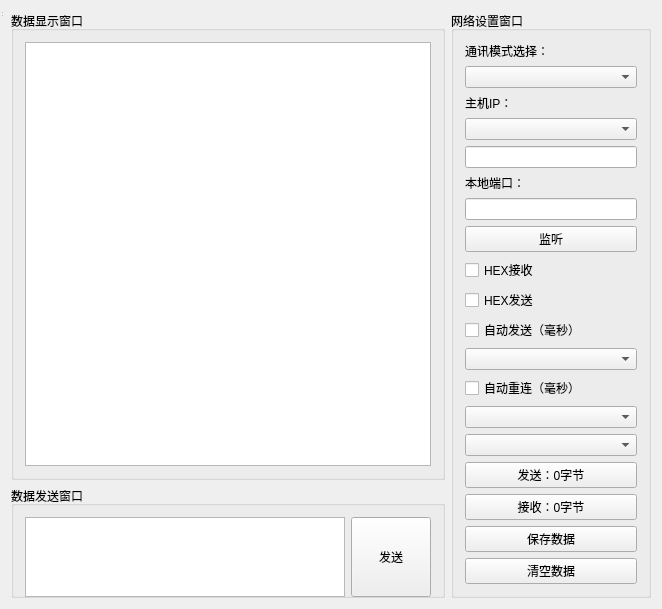
<?xml version="1.0" encoding="UTF-8"?>
<ui version="4.0">
 <class>TcpWidget</class>
 <widget class="QWidget" name="TcpWidget">
  <property name="geometry">
   <rect>
    <x>0</x>
    <y>0</y>
    <width>662</width>
    <height>576</height>
   </rect>
  </property>
  <property name="windowTitle">
   <string>tcp</string>
  </property>
  <property name="styleSheet">
   <string notr="true"/>
  </property>
  <layout class="QGridLayout" name="gridLayout_4">
   <item row="0" column="0">
    <layout class="QGridLayout" name="gridLayout_3">
     <item row="0" column="0">
      <widget class="QGroupBox" name="groupBox">
       <property name="styleSheet">
        <string notr="true"/>
       </property>
       <property name="title">
        <string>数据显示窗口</string>
       </property>
       <layout class="QGridLayout" name="gridLayout">
        <item row="0" column="0">
         <widget class="QTextBrowser" name="display"/>
        </item>
       </layout>
      </widget>
     </item>
     <item row="0" column="1" rowspan="2">
      <widget class="QGroupBox" name="groupBox_3">
       <property name="maximumSize">
        <size>
         <width>200</width>
         <height>16777215</height>
        </size>
       </property>
       <property name="title">
        <string>网络设置窗口</string>
       </property>
       <layout class="QVBoxLayout" name="verticalLayout">
        <item>
         <widget class="QLabel" name="label">
          <property name="text">
           <string>通讯模式选择：</string>
          </property>
         </widget>
        </item>
        <item>
         <widget class="QComboBox" name="model"/>
        </item>
        <item>
         <widget class="QLabel" name="iplabel">
          <property name="text">
           <string>主机IP：</string>
          </property>
         </widget>
        </item>
        <item>
         <widget class="QComboBox" name="iplist"/>
        </item>
        <item>
         <widget class="QLineEdit" name="ip"/>
        </item>
        <item>
         <widget class="QLabel" name="portlabel">
          <property name="text">
           <string>本地端口：</string>
          </property>
         </widget>
        </item>
        <item>
         <widget class="QLineEdit" name="port"/>
        </item>
        <item>
         <widget class="QPushButton" name="listen">
          <property name="text">
           <string>监听</string>
          </property>
         </widget>
        </item>
        <item>
         <widget class="QCheckBox" name="hexrecv">
          <property name="text">
           <string>HEX接收</string>
          </property>
         </widget>
        </item>
        <item>
         <widget class="QCheckBox" name="hexsend">
          <property name="text">
           <string>HEX发送</string>
          </property>
         </widget>
        </item>
        <item>
         <widget class="QCheckBox" name="autosend">
          <property name="text">
           <string>自动发送（毫秒）</string>
          </property>
         </widget>
        </item>
        <item>
         <widget class="QComboBox" name="autosendtime"/>
        </item>
        <item>
         <widget class="QCheckBox" name="autoconnect">
          <property name="text">
           <string>自动重连（毫秒）</string>
          </property>
         </widget>
        </item>
        <item>
         <widget class="QComboBox" name="autoconnecttime"/>
        </item>
        <item>
         <widget class="QComboBox" name="allconnect"/>
        </item>
        <item>
         <spacer name="verticalSpacer">
          <property name="orientation">
           <enum>Qt::Vertical</enum>
          </property>
          <property name="sizeHint" stdset="0">
           <size>
            <width>20</width>
            <height>40</height>
           </size>
          </property>
         </spacer>
        </item>
        <item>
         <widget class="QPushButton" name="sendcount">
          <property name="text">
           <string>发送：0字节</string>
          </property>
         </widget>
        </item>
        <item>
         <widget class="QPushButton" name="recvcount">
          <property name="text">
           <string>接收：0字节</string>
          </property>
         </widget>
        </item>
        <item>
         <widget class="QPushButton" name="savedata">
          <property name="text">
           <string>保存数据</string>
          </property>
         </widget>
        </item>
        <item>
         <widget class="QPushButton" name="cleardata">
          <property name="text">
           <string>清空数据</string>
          </property>
         </widget>
        </item>
       </layout>
      </widget>
     </item>
     <item row="1" column="0">
      <widget class="QGroupBox" name="groupBox_2">
       <property name="maximumSize">
        <size>
         <width>16777215</width>
         <height>112</height>
        </size>
       </property>
       <property name="title">
        <string>数据发送窗口</string>
       </property>
       <layout class="QGridLayout" name="gridLayout_2">
        <item row="0" column="1">
         <widget class="QPushButton" name="sendbtn">
          <property name="minimumSize">
           <size>
            <width>80</width>
            <height>80</height>
           </size>
          </property>
          <property name="maximumSize">
           <size>
            <width>16777215</width>
            <height>80</height>
           </size>
          </property>
          <property name="text">
           <string>发送</string>
          </property>
         </widget>
        </item>
        <item row="0" column="0">
         <widget class="QTextEdit" name="senddata">
          <property name="minimumSize">
           <size>
            <width>0</width>
            <height>80</height>
           </size>
          </property>
          <property name="maximumSize">
           <size>
            <width>16777215</width>
            <height>80</height>
           </size>
          </property>
         </widget>
        </item>
       </layout>
      </widget>
     </item>
    </layout>
   </item>
  </layout>
  <widget class="QStatusBar" name="statusBar">
   <property name="geometry">
    <rect>
     <x>0</x>
     <y>0</y>
     <width>3</width>
     <height>18</height>
    </rect>
   </property>
  </widget>
 </widget>
 <layoutdefault spacing="6" margin="11"/>
 <resources/>
 <connections/>
</ui>
